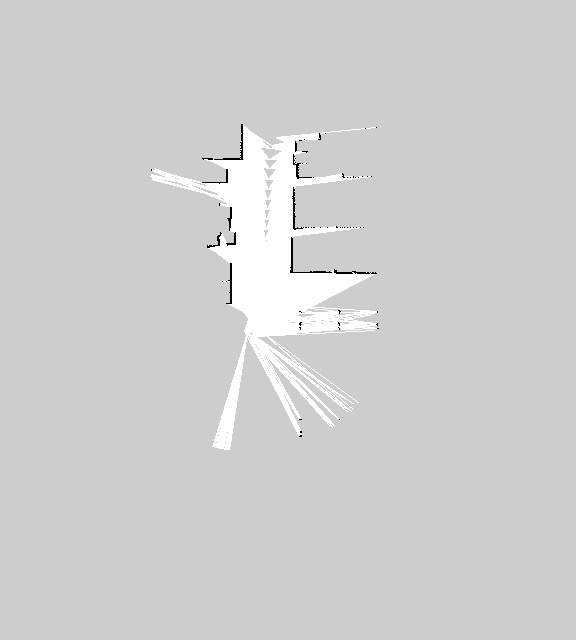
#> input picture SLAM/map/map.pgm, 576 x 640 px, given in place of the camera
$ python Circle_Detection.py   (older library calls are emulated)
#> lines starting #> are read from the running program, lines starting #| are printed output that depends on the picture; after the words box and inside, x2 and y2 are one past the last pixel; in counts of white or black regions, pixels touching at a corner belong together
import cv2
import numpy as np
import sys
import time
import math
import copy


mtx = np.array([[644.04776251, 0, 314.22661835], [0, 640.76025288, 229.87075642], [0, 0, 1]])
dist = np.array([[0.02758655, -0.09118903, 0.00130404, -0.00147594, -0.57083165]]) # k1, k2, p1, p2
inv_mtx = np.linalg.inv(mtx)

# Verifying R
# [147 lines left out: functions isRotationMatrix, rotationMat2EulerAngle, Inv_Rotation, Reverse, Switching, L2_Norm_Cal, not called in this run]


def Circle_Detection(img, prev_centroids):

    global detect

    # Binarization
    gray = cv2.cvtColor(img, cv2.COLOR_BGR2GRAY)

    ret, thresh = cv2.threshold(gray, 0, 255, cv2.THRESH_BINARY_INV+cv2.THRESH_OTSU)

    # Morphology, Opening and Closing >> Eliminate Noises and Holes
    kernel = np.ones((3, 3), dtype=np.uint8)

    # Opening : Erosion >> Dilation
    Opening = cv2.morphologyEx(thresh, cv2.MORPH_OPEN, kernel, iterations=2)

    # Dilation
    sure_bg = cv2.dilate(Opening, kernel, iterations=3)

    # Distance Transform : Get Skeleton Image
    dist_trans = cv2.distanceTransform(Opening, cv2.DIST_L2, 5)
    # plt.subplot(1, 2, 1),plt.imshow(dist_trans)

    # Normalize : float32 >> uint8
    # Dist_Trans_Normal = cv2.normalize(dist_trans, None, 255, 0, cv2.NORM_MINMAX, cv2.CV_8UC1)

    # dist_trans.max() = 23.968996
    # Foreground
    ret, sure_fg = cv2.threshold(dist_trans, 0.5*dist_trans.max(), 255, 0)

    sure_fg = np.uint8(sure_fg)

    unknown = cv2.subtract(sure_bg, sure_fg)

    # Labeling, connectivity = 8 (ddefault), ret : N [0, N-1], 0(background)
    ret, labels, stats, centroids = cv2.connectedComponentsWithStats(sure_fg)

    labels = labels + 1

    labels[unknown == 255] = 0

    labels = cv2.watershed(img, labels)

    Normal = cv2.normalize(labels, None, 255, 0, cv2.NORM_MINMAX, cv2.CV_8UC1)

    # ret2, Normal = cv2.threshold(Normal, 22, 255, cv2.THRESH_BINARY)

    img[labels == -1] = [255, 0, 0]

    corners = np.zeros((1, 4, 2), dtype=np.float32)

    if ret == 5:

        if detect == True:

            centroids = L2_Norm_Cal(prev_centroids, centroids)

        else:

            centroids = Switching(centroids, centroids)

        for i in range(1, ret):

            (x, y, w, h, area) = stats[i]

            (X, Y) = centroids[i]

            corners[0][i-1][0], corners[0][i-1][1] = X, Y

            if i < ret - 1 and i < 4:
                X_next, Y_next = centroids[i+1][0], centroids[i+1][1]

            elif i == 4:
                X_next, Y_next = centroids[1]
            else: break

            if area < 20:
                continue

            cv2.putText(img, str(i), (round(X), round(Y)), cv2.FONT_HERSHEY_DUPLEX, 2, (0, 0, 255), 2)

            cv2.line(img, (round(X), round(Y)), (round(X_next), round(Y_next)), (255, 0, 0), 1)


        ret2, rvec, tvec = cv2.solvePnP(objs, corners, mtx, dist)

        R = np.array([rvec[0][0], rvec[1][0], rvec[2][0]])

        T = np.array([tvec[0][0], tvec[1][0], tvec[2][0]])

        prev_centroids = centroids

        return ret, img, corners, R, T, prev_centroids

    else: return ret, img, corners, None, None, prev_centroids


# [9 lines left out: function draw, not called in this run]


def putText(img, text, x, y):

    font = cv2.FONT_HERSHEY_SIMPLEX
    font_scale = 1
    font_thickness = 2
    text_color = (0, 255, 0)
    text_color_bg = (0, 0, 0)

    text_size, _ = cv2.getTextSize(text, font, font_scale, font_thickness)
    text_w, text_h = text_size
    offset = 5

    cv2.rectangle(img, (x-offset, y-offset), (x+text_w+offset, y+text_h+offset), text_color_bg, -1)
    cv2.putText(img, text, (x, y+text_h + font_scale - 1), font, font_scale, text_color, font_thickness)


cap = cv2.VideoCapture(0)
cap.set(cv2.CAP_PROP_FRAME_WIDTH, 640)
cap.set(cv2.CAP_PROP_FRAME_HEIGHT, 480)

# Rotation matrix around x axis (180 deg)
R_flip = np.zeros((3, 3), dtype=np.float32)
R_flip[0, 0] = 1.0
R_flip[1, 1] = -1.0
R_flip[2, 2] = -1.0

num = 0

fps = cap.get(cv2.CAP_PROP_FPS)
print('fps', fps)

if fps == 0.0:
    fps = 30.0

time_per_frame_video = 1/fps

last_time = time.perf_counter()

# objs = np.array([[-rect_half, rect_half], [rect_half, rect_half], [rect_half, -rect_half], [-rect_half, -rect_half]], dtype=np.float32)

objs = np.array([[-0.025, 0.025, 0.0], [0.025, 0.025, 0.0], [0.025, -0.025, 0.0], [-0.025,-0.025, 0.0]])

detect = False

num = 0

prev_centroids = np.array([[0, 0], [0, 0], [0, 0], [0, 0]], dtype=np.float32)

axis = np.float32([[3, 0, 0], [0, 3, 0], [0, 0, -3]]).reshape(-1, 3)

while True:

    ret, frame = cap.read()
#> frame is the input picture: shape (640, 576, 3); min 0, max 254, mean 207.2

    ret2, frame, corners, rvec, tvec, prev_centroids = Circle_Detection(frame, prev_centroids)
#> in Circle_Detection, `ret, thresh = cv2.threshold(gray, 0, 255, cv2.THRESH_BINARY_INV+cv2.TH..`:
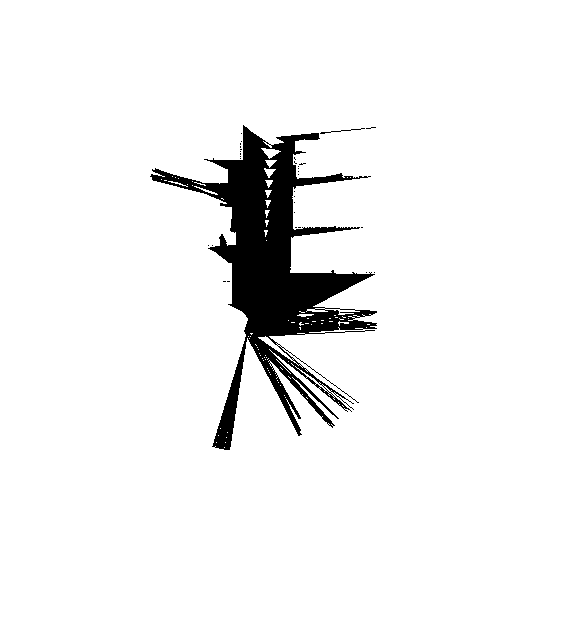
#> thresh: shape (640, 576); 94.5% white; 32 black regions (30 under 20 px), largest, box (x1, y1, x2, y2) and area: (150, 125, 377, 450) 20166, (320, 128, 365, 134) 49
#> in Circle_Detection, `ret, thresh = cv2.threshold(gray, 0, 255, cv2.THRESH_BINARY_INV+cv2.TH..`: ret = 205
#> in Circle_Detection, `Opening = cv2.morphologyEx(thresh, cv2.MORPH_OPEN, kernel, iterations=2)`: Opening: shape (640, 576); 93.9% white; 1 black region, box (x1, y1, x2, y2) and area: (150, 125, 377, 450) 22591
#> in Circle_Detection, `sure_bg = cv2.dilate(Opening, kernel, iterations=3)`: sure_bg: shape (640, 576); 95.8% white; 5 black regions (3 under 20 px), largest, box (x1, y1, x2, y2) and area: (155, 133, 372, 419) 14917, (217, 380, 237, 446) 380
#> in Circle_Detection, `ret, sure_fg = cv2.threshold(dist_trans, 0.5*dist_trans.max(), 255, 0)`:
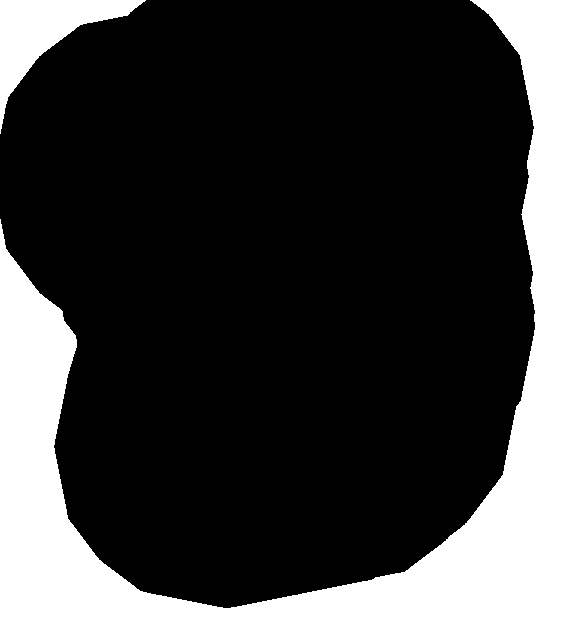
#> sure_fg: shape (640, 576) float32; 26.2% white; 2 white regions, box (x1, y1, x2, y2) and area: (0, 0, 576, 640) 90360, (0, 0, 146, 134) 6124
#> in Circle_Detection, `ret, sure_fg = cv2.threshold(dist_trans, 0.5*dist_trans.max(), 255, 0)`: ret = 158.4
#> in Circle_Detection, `unknown = cv2.subtract(sure_bg, sure_fg)`: unknown: shape (640, 576); 69.7% white; 7 black regions (3 under 20 px), largest, box (x1, y1, x2, y2) and area: (0, 0, 576, 640) 90360, (155, 133, 372, 419) 14917, (0, 0, 146, 134) 6124, (217, 380, 237, 446) 380
#> in Circle_Detection, `ret, labels, stats, centroids = cv2.connectedComponentsWithStats(sure_..`:
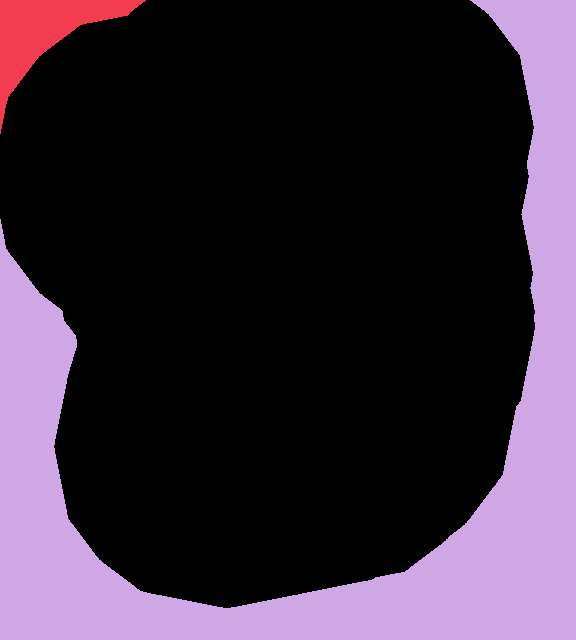
#> labels: shape (640, 576) int32; 3 distinct labels, from 0 to 2; one colour per label, 0 black
#> in Circle_Detection, `ret, labels, stats, centroids = cv2.connectedComponentsWithStats(sure_..`: ret = 3; stats = [[0, 0, 535, 608, 272156], [0, 0, 146, 134, 6124], [0, 0, 576, 640, 90360]]; centroids = [[276.9, 281.9], [43.59, 31.63], [336, 452.3]]
#> in Circle_Detection, `labels = labels + 1`:
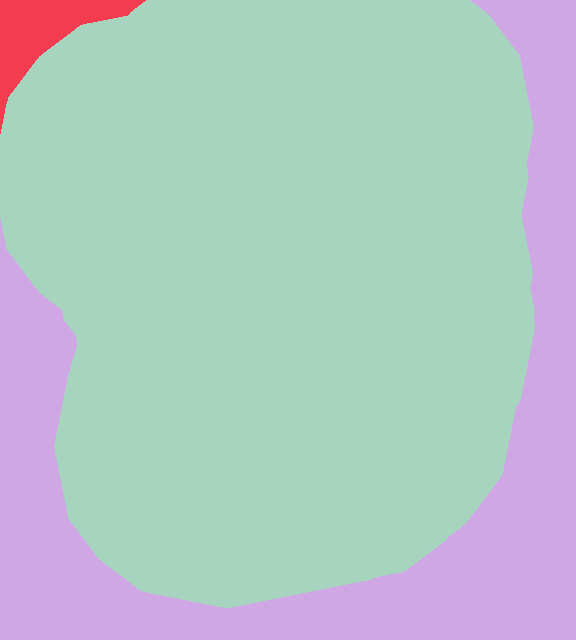
#> labels: shape (640, 576) int32; 3 distinct labels, from 1 to 3; one colour per label, 0 black
#> in Circle_Detection, `labels[unknown == 255] = 0`: labels: shape (640, 576) int32; 4 distinct labels, from 0 to 3
#> in Circle_Detection, `labels = cv2.watershed(img, labels)`:
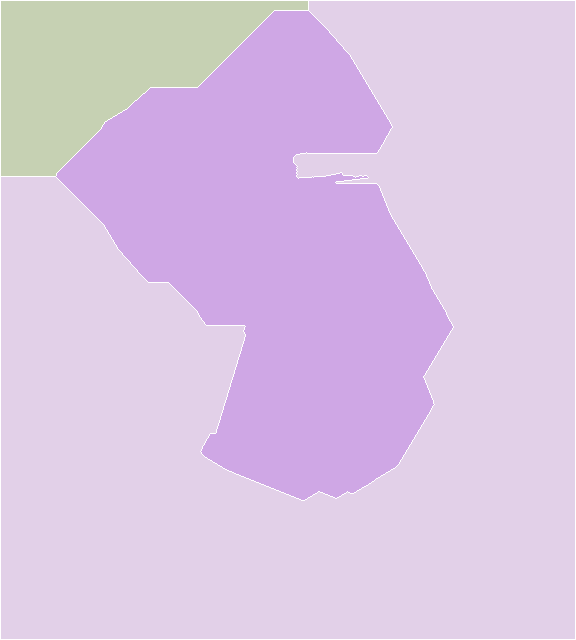
#> labels: shape (640, 576) int32; 4 distinct labels, from -1 to 3; one colour per label, 0 black, -1 white
#> in Circle_Detection, `Normal = cv2.normalize(labels, None, 255, 0, cv2.NORM_MINMAX, cv2.CV_8..`:
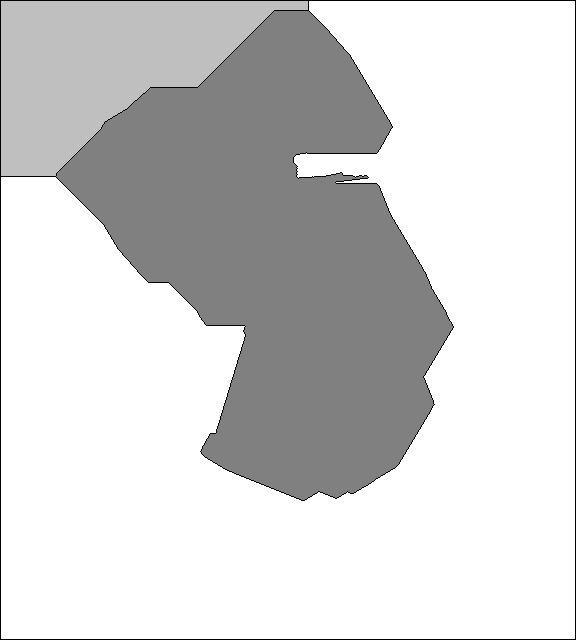
#> Normal: shape (640, 576); min 0, max 255, mean 211.1
#> ret2 = 3; corners = [[0, 0], [0, 0], [0, 0], [0, 0]]; prev_centroids = [[0, 0], [0, 0], [0, 0], [0, 0]]

    if detect == True and ret2 == 5:

        # imgpts, jac = cv2.projectPoints(axis, rvec, tvec, mtx, dist)

        # img = draw(frame,corners2,imgpts)

        cv2.drawFrameAxes(frame, mtx, dist, rvec, tvec, 0.1)

        # print(corners)

        Obj_points_3D = Reverse(corners, rvec, tvec)

        # a = corners

        for idx in range(4):
            str_Position = "%0.5f %0.5f %0.5f" % (Obj_points_3D[idx][0][0],
                                                Obj_points_3D[idx][1][0], Obj_points_3D[idx][2][0])
            cv2.putText(frame, str_Position, (round(corners[0][idx][0]), round(corners[0][idx][1])),
                        cv2.FONT_HERSHEY_COMPLEX, 0.5, (0, 255, 0), 1, cv2.LINE_AA)

        str_Position = "Position X=%0.4f Y=%0.4f Z=%0.4f" % (tvec[0], tvec[1], tvec[2])
        cv2.putText(frame, str_Position, (0, 30), cv2.FONT_HERSHEY_COMPLEX, 0.5, (0, 255, 0), 1, cv2.LINE_AA)

        R_ct = np.matrix(cv2.Rodrigues(rvec)[0])

        R_tc = R_ct.T

        Pitch, Yaw, Roll = rotationMat2EulerAngle(R_tc * R_flip)

        str_Attitude = "Attitude R=%0.4f P=%0.4f Y=%0.4f" % (math.degrees(Roll), math.degrees(Pitch), math.degrees(Yaw))
        cv2.putText(frame, str_Attitude, (0, 60), cv2.FONT_HERSHEY_COMPLEX, 0.5, (0, 255, 0), 1, cv2.LINE_AA)

    # ret2, rvecs, tvecs, inliers = cv2.solvePnP(objs, centroids, mtx, dist)

    # print(ret2)

    time_per_frame = time.perf_counter() - last_time

    time_sleep_frame = max(0, time_per_frame_video - time_per_frame)

    time.sleep(time_sleep_frame)

    real_fps = 1 / (time.perf_counter() - last_time)

    last_time = time.perf_counter()

    if (fps < 0 or fps > 30):
        print(fps)

    text = '%5f fps' % real_fps

    putText(frame, text, 400, 10)
#> in putText, `cv2.putText(img, text, (x, y+text_h + font_scale - 1), font, font_scal..`:
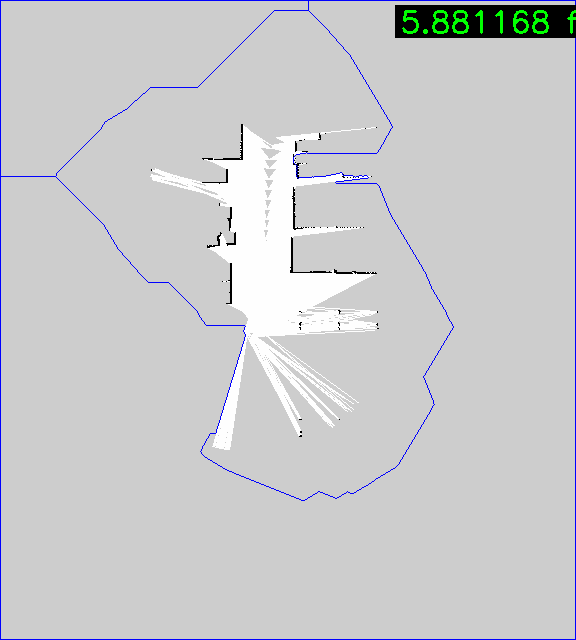
#> img: shape (640, 576, 3); mean B, G, R 204.4, 202.5, 201.7

    cv2.imshow('frame', frame)

    if cv2.waitKey(1) == 27:
#> (key q is pressed here)
        cap.release()
        cv2.destroyAllWindows()
        break

    elif cv2.waitKey(1) == ord("d"):
#> (key q is pressed here)
        detect = True

    elif cv2.waitKey(1) == ord("c"):
#> (key q is pressed here)
        num += 1
        print("%s Cap"%num)
        img_cap = cv2.imwrite('cap' + str(num) + '.jpg', frame)

    elif cv2.waitKey(1) == ord("q"):
#> (key q is pressed here)
        detect = False
